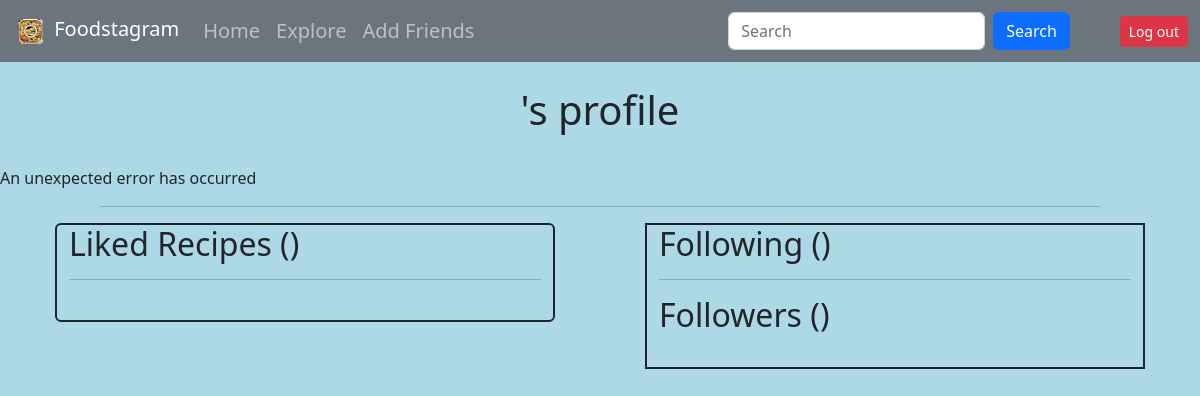
The app's page /otherprofile/russell, older data.
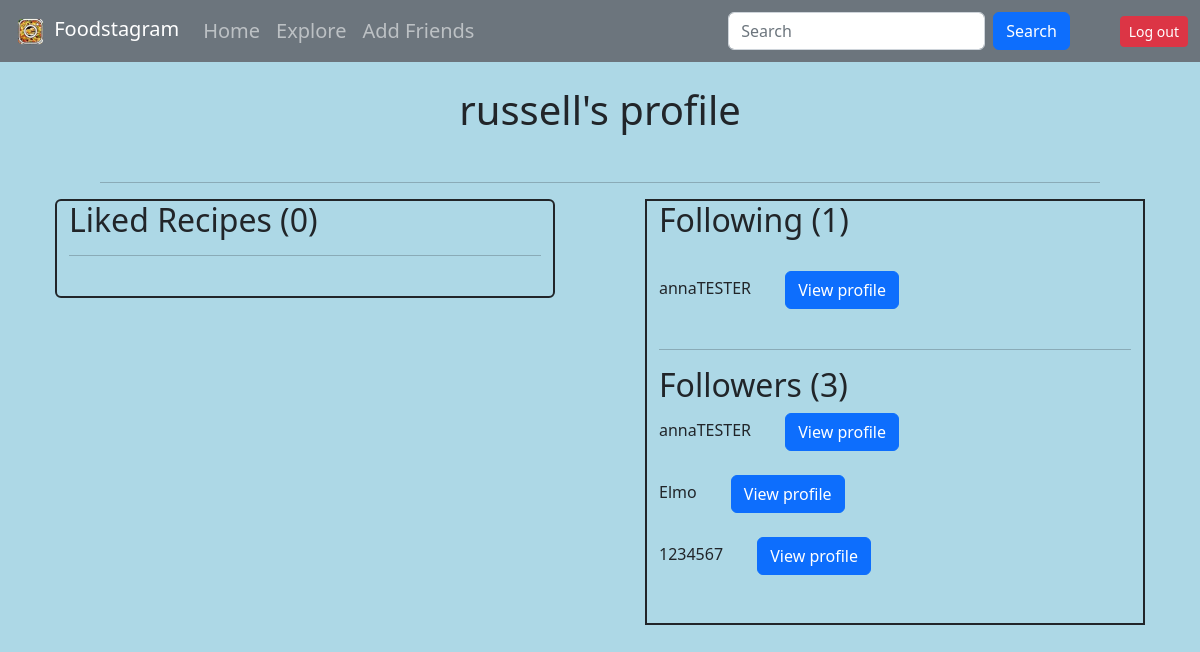
The same page, newer data.
### tables this page shows
CREATE TABLE user_info (username TEXT, password TEXT, followers TEXT, following TEXT, liked_recipes TEXT);

### __init__.py (the view)
@app.route("/otherprofile/<user>", methods=["GET", "POST"])
def profile(user):
	try:
		c.execute("SELECT * from user_info")
		c.execute("SELECT liked_recipes from user_info WHERE username = ?", [user])
		recipes = "".join(c.fetchall()[0]) #string of recipes
		spacedlist = []
		urllist = []
		if (" " in recipes):
			likedlist = recipes.split() #list of all liked recipes
			for i in likedlist: #removes placeholder none and replaces _ with spaces
				urllist.append(get_url(i.replace("_", " "))) #url of liked recipes
				spacedlist.append(i.replace("_", " "))
		c.execute("SELECT following from user_info where username = ?", [user])
		following = []
		try:
			following = "".join(c.fetchall()[0]).split()
		except:
			print("Let MAy win the lottery")
		c.execute("SELECT followers from user_info where username = ?", [user])
		followers = []
		try:
			followers = "".join(c.fetchall()[0]).split()
		except:
			print("Winning lottery is hard tho")
	except:
		return render_template("profile.html", error="An unexpected error has occurred")
	return render_template("profile.html", user=user, liked=zip(spacedlist, urllist), following=following, followingcount=len(following), followers=followers, followercount=len(followers), likecount=len(spacedlist))

### templates/profile.html (shortened to what this page needs)
<!DOCTYPE html>
<link href="https://cdn.jsdelivr.net/npm/bootstrap@5.2.3/dist/css/bootstrap.min.css" rel="stylesheet">
<body style="background-color: lightblue;">
    <nav class="navbar navbar-expand-lg navbar-dark bg-secondary">
        <div class="container-fluid">
            <div class="navbar-header">
              <a class="navbar-brand" href="/home"><img src="/static/logo.png" width="37" height="37"  alt="">
                Foodstagram</a>
            </div>
            <div class="collapse navbar-collapse" id="navbarSupportedContent">
            <ul class="navbar-nav mr-auto">
              <li class="nav-item">
                <a class="nav-link" style="font-size: 20px;" href="/home">Home</a>
              </li>
            <li class="nav-item">
                <a class="nav-link" style="font-size: 20px;" href="/explore">Explore</a>
              </li>
              <li class="nav-item">
                <a class="nav-link" style="font-size: 20px;" href="/friends">Add Friends</a>
              </li>
            </ul>
        </div>
        <form action="/search" method="POST" class="d-flex">
            <input class="form-control me-2" type="text" name="search" placeholder="Search" aria-label="Search">
            <button class="btn btn-primary" type="submit" name="search">Search</button>
          </form>
          <form action="/logout">
            <button class="btn btn-danger btn-sm" style="margin-left: 50px;" type="submit">Log out</button>
          </form>
        </div>
      </nav>
      <br>
      <h1 style="text-align: center;">{{user}}'s profile</h1>
      <br>
      {{error}}
      <hr style="margin-left: 100px; margin-right: 100px;">
      <div class="container-fluid">
        <div class="row justify-content-md-center">
          <div class="col col-5 border border-2 rounded border-dark" style="height: fit-content ;">
          <h2>Liked Recipes ({{likecount}})</h2>
          <hr>
            <br>
            </div>
            <div class="col col-5 border border-2 border-dark" style="margin-left: 90px; height: fit-content;">
              <h2>Following ({{followingcount}})</h2>
              {% for name in following %}
              <br>
              {{name}}
                <a href="/otherprofile/{{name}}" class="btn btn-primary" style="margin-left: 30px;" role="button">View profile</a></button>
                <br>
                <br>
            {% endfor %}
            <hr>
              <h2>Followers ({{followercount}})</h2>
              {% for name in followers %}
              {{name}}
              <a href="/otherprofile/{{name}}" class="btn btn-primary" style="margin-left: 30px;" role="button">View profile</a></button>
              <br>
              <br>
            {% endfor %}
            <br>
            </div>
        </div>
      </div>
</body>
</html>

Row changes from the older to the newer data that the page shows:
now on this page (row edited): user_info: following "annaTESTER"
Text that changed along with them:
{{ user }}: (not shown) → "russell"
{{ likecount }}: (not shown) → "0"
{{ followingcount }}: (not shown) → "1"
{{ followercount }}: (not shown) → "3"
{{ error }}: "An unexpected error has occurred" → (not shown)
new list line: "annaTESTER View profile"
new list line: "Elmo View profile"
new list line: "1234567 View profile"
